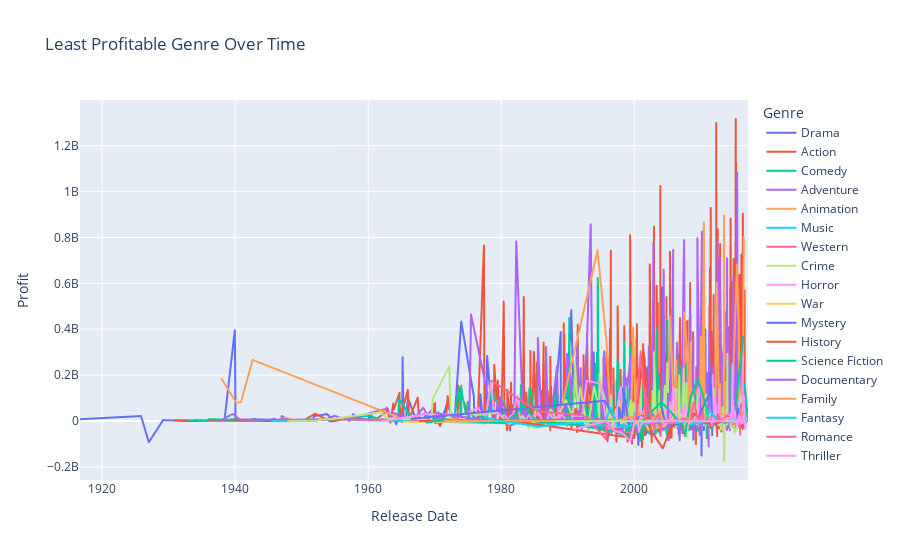

Write notebook code for a chart like this one.
### Code cell
import pandas as pd
import plotly.express as px

# Load the CSV file into a DataFrame
df = pd.read_csv('data/tmdb_5000_movies.csv')

# Define a function to clean up the "genres" column
def clean_genres(genres_str):
    genres_list = genres_str.strip('[]').replace('"', '').split(', ')
    return [genre.strip() for genre in genres_list]

# Apply the clean_genres function to the "genres" column
df['genres'] = df['genres'].apply(clean_genres)

# Convert 'release_date' to datetime data type
df['release_date'] = pd.to_datetime(df['release_date'])

# Calculate profitability for each genre over time
profitability_by_genre_over_time = df.explode('genres').groupby(['release_date', 'genres'])[['revenue', 'budget']].sum().reset_index()
profitability_by_genre_over_time['profit'] = profitability_by_genre_over_time['revenue'] - profitability_by_genre_over_time['budget']

# Find the least profitable genre for each time period
least_profitable_genre_over_time = profitability_by_genre_over_time.loc[profitability_by_genre_over_time.groupby('release_date')['profit'].idxmin()]

# Sort DataFrame by release date
least_profitable_genre_over_time = least_profitable_genre_over_time.sort_values(by='release_date')

# Create line chart using Plotly
fig = px.line(
    least_profitable_genre_over_time,
    x='release_date',
    y='profit',
    color='genres',
    title='Least Profitable Genre Over Time',
    labels={'release_date': 'Release Date', 'profit': 'Profit', 'genres': 'Genre'},
)

fig.show()

### Figure 1 — Plotly figure (JSON) as saved in the notebook; plotly's stock layout.template omitted (floating-point values rounded to 4 significant figures; data arrays with more than 128 entries replaced by an {"elided": "..."} marker saying what was removed)
{"data": [{"hovertemplate": "Genre=Drama<br>Release Date=%{x}<br>Profit=%{y}<extra></extra>", "legendgroup": "Drama", "line": {"color": "#636efa", "dash": "solid"}, "marker": {"symbol": "circle"}, "mode": "lines", "name": "Drama", "showlegend": true, "type": "scattergl", "x": {"elided": "696 str values"}, "xaxis": "x", "y": {"elided": "696 int values"}, "yaxis": "y"}, {"hovertemplate": "Genre=Action<br>Release Date=%{x}<br>Profit=%{y}<extra></extra>", "legendgroup": "Action", "line": {"color": "#EF553B", "dash": "solid"}, "marker": {"symbol": "circle"}, "mode": "lines", "name": "Action", "showlegend": true, "type": "scattergl", "x": {"elided": "770 str values"}, "xaxis": "x", "y": {"elided": "770 int values"}, "yaxis": "y"}, {"hovertemplate": "Genre=Comedy<br>Release Date=%{x}<br>Profit=%{y}<extra></extra>", "legendgroup": "Comedy", "line": {"color": "#00cc96", "dash": "solid"}, "marker": {"symbol": "circle"}, "mode": "lines", "name": "Comedy", "showlegend": true, "type": "scattergl", "x": {"elided": "790 str values"}, "xaxis": "x", "y": {"elided": "790 int values"}, "yaxis": "y"}, {"hovertemplate": "Genre=Adventure<br>Release Date=%{x}<br>Profit=%{y}<extra></extra>", "legendgroup": "Adventure", "line": {"color": "#ab63fa", "dash": "solid"}, "marker": {"symbol": "circle"}, "mode": "lines", "name": "Adventure", "showlegend": true, "type": "scattergl", "x": {"elided": "229 str values"}, "xaxis": "x", "y": {"elided": "229 int values"}, "yaxis": "y"}, {"hovertemplate": "Genre=Animation<br>Release Date=%{x}<br>Profit=%{y}<extra></extra>", "legendgroup": "Animation", "line": {"color": "#FFA15A", "dash": "solid"}, "marker": {"symbol": "circle"}, "mode": "lines", "name": "Animation", "showlegend": true, "type": "scattergl", "x": ["1937-12-20T00:00:00", "1940-02-23T00:00:00", "1940-11-13T00:00:00", "1942-08-14T00:00:00", "1965-12-09T00:00:00", "1981-08-07T00:00:00", "1988-07-16T00:00:00", "1994-06-23T00:00:00", "1995-10-30T00:00:00", "1996-06-21T00:00:00", "1996-07-26T00:00:00", "1996-12-15T00:00:00", "1997-03-26T00:00:00", "1997-11-20T00:00:00", "1998-03-27T00:00:00", "1998-08-28T00:00:00", "1998-11-20T00:00:00", "1999-06-30T00:00:00", "1999-10-30T00:00:00", "2000-03-17T00:00:00", "2000-06-21T00:00:00", "2000-07-26T00:00:00", "2001-01-27T00:00:00", "2002-06-28T00:00:00", "2003-06-13T00:00:00", "2003-11-14T00:00:00", "2004-01-16T00:00:00", "2004-04-02T00:00:00", "2004-07-17T00:00:00", "2004-11-14T00:00:00", "2004-11-19T00:00:00", "2005-03-10T00:00:00", "2005-05-25T00:00:00", "2005-12-16T00:00:00", "2006-04-22T00:00:00", "2006-05-25T00:00:00", "2006-06-15T00:00:00", "2006-09-14T00:00:00", "2007-04-13T00:00:00", "2007-05-23T00:00:00", "2007-06-22T00:00:00", "2007-07-25T00:00:00", "2007-12-13T00:00:00", "2008-03-19T00:00:00", "2008-06-22T00:00:00", "2008-06-25T00:00:00", "2008-07-17T00:00:00", "2008-07-19T00:00:00", "2009-02-05T00:00:00", "2009-02-09T00:00:00", "2009-11-04T00:00:00", "2009-12-08T00:00:00", "2009-12-21T00:00:00", "2010-03-18T00:00:00", "2010-06-16T00:00:00", "2010-07-08T00:00:00", "2010-08-03T00:00:00", "2010-09-17T00:00:00", "2011-02-22T00:00:00", "2011-04-13T00:00:00", "2011-04-29T00:00:00", "2011-11-17T00:00:00", "2012-03-12T00:00:00", "2012-06-06T00:00:00", "2012-10-04T00:00:00", "2012-10-11T00:00:00", "2012-11-21T00:00:00", "2012-12-12T00:00:00", "2013-06-13T00:00:00", "2013-06-25T00:00:00", "2013-07-30T00:00:00", "2013-09-07T00:00:00", "2013-09-26T00:00:00", "2013-10-30T00:00:00", "2014-01-24T00:00:00", "2014-08-07T00:00:00", "2014-08-18T00:00:00", "2015-06-09T00:00:00", "2015-09-21T00:00:00", "2015-10-30T00:00:00", "2015-11-05T00:00:00", "2015-12-30T00:00:00", "2016-05-11T00:00:00", "2016-06-18T00:00:00"], "xaxis": "x", "y": [183437063, 81700000, 81040000, 266589150, 0, -9300000, -7446829, 743241776, 343554033, 138851, 0, -12000000, -28433363, 86804348, -19437854, -47, 70491683, -21000000, 407366869, -5500000, 179834564, 0, 34460850, 0, 0, -11485156, -10000000, -6048539, -20000000, 110161792, 210710455, 185696994, 457680671, 36053787, 263397247, -1040082, 141702264, -8914222, 0, -7300000, 473722818, 452068851, 301366633, -15000000, 341311860, 9125849, 26800345, 145801819, 64596398, 0, 125233863, 162045765, 368140005, -18500000, 866969703, 474513985, 0, 19300000, 0, -15540000, -16478171, 20406466, 58338361, 601921274, -3712212, 5400000, 161941670, -4407494, -51337973, 894761885, 242434178, -12862698, 170384621, 55000000, 0, 0, -5000000, 682611174, 393226958, -8000000, 147233113, -2340714, 276779543, 800958308], "yaxis": "y"}, {"hovertemplate": "Genre=Music<br>Release Date=%{x}<br>Profit=%{y}<extra></extra>", "legendgroup": "Music", "line": {"color": "#19d3f3", "dash": "solid"}, "marker": {"symbol": "circle"}, "mode": "lines", "name": "Music", "showlegend": true, "type": "scattergl", "x": ["1945-08-29T00:00:00", "1948-06-11T00:00:00", "1951-07-13T00:00:00", "1996-12-06T00:00:00", "2002-01-14T00:00:00", "2006-03-17T00:00:00", "2007-03-23T00:00:00", "2008-10-21T00:00:00", "2013-02-07T00:00:00", "2013-09-21T00:00:00", "2013-09-25T00:00:00", "2014-06-05T00:00:00"], "xaxis": "x", "y": [0, -744000, 8700000, -20000000, -200000, 4742066, 20550513, 0, 222000, -3450523, -10027033, 27347013], "yaxis": "y"}, {"hovertemplate": "Genre=Western<br>Release Date=%{x}<br>Profit=%{y}<extra></extra>", "legendgroup": "Western", "line": {"color": "#FF6692", "dash": "solid"}, "marker": {"symbol": "circle"}, "mode": "lines", "name": "Western", "showlegend": true, "type": "scattergl", "x": ["1946-12-31T00:00:00", "1948-08-26T00:00:00", "1949-10-22T00:00:00", "1952-03-27T00:00:00", "1962-04-22T00:00:00", "1964-09-12T00:00:00", "1966-12-23T00:00:00", "1968-07-31T00:00:00", "1968-11-06T00:00:00", "1968-12-21T00:00:00", "1973-04-19T00:00:00", "1973-05-23T00:00:00", "1983-08-19T00:00:00", "2007-09-06T00:00:00", "2011-08-31T00:00:00", "2012-03-15T00:00:00", "2014-06-01T00:00:00", "2015-10-09T00:00:00", "2015-12-11T00:00:00"], "xaxis": "x", "y": [14400000, 6012000, 3800000, 7270000, 4800000, 14300000, 4800000, 5000000, 1165000, 321508, 10200000, 6361217, 0, 15016220, 623528, 0, -1000000, 0, -60000000], "yaxis": "y"}, {"hovertemplate": "Genre=Crime<br>Release Date=%{x}<br>Profit=%{y}<extra></extra>", "legendgroup": "Crime", "line": {"color": "#B6E880", "dash": "solid"}, "marker": {"symbol": "circle"}, "mode": "lines", "name": "Crime", "showlegend": true, "type": "scattergl", "x": {"elided": "213 str values"}, "xaxis": "x", "y": {"elided": "213 int values"}, "yaxis": "y"}, {"hovertemplate": "Genre=Horror<br>Release Date=%{x}<br>Profit=%{y}<extra></extra>", "legendgroup": "Horror", "line": {"color": "#FF97FF", "dash": "solid"}, "marker": {"symbol": "circle"}, "mode": "lines", "name": "Horror", "showlegend": true, "type": "scattergl", "x": {"elided": "181 str values"}, "xaxis": "x", "y": {"elided": "181 int values"}, "yaxis": "y"}, {"hovertemplate": "Genre=War<br>Release Date=%{x}<br>Profit=%{y}<extra></extra>", "legendgroup": "War", "line": {"color": "#FECB52", "dash": "solid"}, "marker": {"symbol": "circle"}, "mode": "lines", "name": "War", "showlegend": true, "type": "scattergl", "x": ["1965-04-07T00:00:00", "1995-12-29T00:00:00", "2001-03-13T00:00:00", "2002-02-15T00:00:00", "2007-01-01T00:00:00"], "xaxis": "x", "y": [-3785127, 0, 28976270, -37712956, -4217898], "yaxis": "y"}, {"hovertemplate": "Genre=Mystery<br>Release Date=%{x}<br>Profit=%{y}<extra></extra>", "legendgroup": "Mystery", "line": {"color": "#636efa", "dash": "solid"}, "marker": {"symbol": "circle"}, "mode": "lines", "name": "Mystery", "showlegend": true, "type": "scattergl", "x": ["1966-07-13T00:00:00", "1995-07-28T00:00:00", "1997-09-07T00:00:00", "1997-09-09T00:00:00", "1997-09-12T00:00:00", "1998-02-27T00:00:00", "1998-06-19T00:00:00", "1999-03-12T00:00:00", "1999-04-16T00:00:00", "2000-04-21T00:00:00", "2000-10-11T00:00:00", "2002-12-13T00:00:00", "2003-09-09T00:00:00", "2004-01-15T00:00:00", "2004-03-12T00:00:00", "2004-09-08T00:00:00", "2007-02-14T00:00:00", "2007-07-20T00:00:00", "2009-09-24T00:00:00", "2009-11-06T00:00:00", "2011-03-30T00:00:00", "2011-06-08T00:00:00", "2011-09-30T00:00:00", "2012-08-27T00:00:00", "2014-04-04T00:00:00", "2014-04-16T00:00:00", "2014-09-03T00:00:00", "2014-09-12T00:00:00", "2015-07-10T00:00:00", "2015-07-30T00:00:00"], "xaxis": "x", "y": [10000000, 88627965, -23467223, 251818, 59423648, 200316, 123198313, -19722700, 2564088, -8891180, 30723096, 0, -11999977, -8800000, 52913171, -20000000, -13069116, 0, 0, 32333295, 115332697, 210095987, -11497660, 0, -3000000, 3039258, -6552846, -4153296, 4523226, 53978653], "yaxis": "y"}, {"hovertemplate": "Genre=History<br>Release Date=%{x}<br>Profit=%{y}<extra></extra>", "legendgroup": "History", "line": {"color": "#EF553B", "dash": "solid"}, "marker": {"symbol": "circle"}, "mode": "lines", "name": "History", "showlegend": true, "type": "scattergl", "x": ["1967-10-05T00:00:00", "1980-05-12T00:00:00", "1999-12-16T00:00:00", "2001-05-21T00:00:00", "2002-06-14T00:00:00", "2004-04-07T00:00:00", "2005-11-09T00:00:00", "2007-08-03T00:00:00", "2008-09-05T00:00:00", "2008-11-26T00:00:00", "2010-09-01T00:00:00", "2010-09-11T00:00:00", "2011-10-21T00:00:00", "2013-12-26T00:00:00"], "xaxis": "x", "y": [0, 5795189, -75000000, 309220945, -37371735, -119180039, -4290845, 0, 0, 34586584, -12000000, -7200000, -14604913, 4309223], "yaxis": "y"}, {"hovertemplate": "Genre=Science Fiction<br>Release Date=%{x}<br>Profit=%{y}<extra></extra>", "legendgroup": "Science Fiction", "line": {"color": "#00cc96", "dash": "solid"}, "marker": {"symbol": "circle"}, "mode": "lines", "name": "Science Fiction", "showlegend": true, "type": "scattergl", "x": ["1968-10-10T00:00:00", "1971-03-12T00:00:00", "1980-09-01T00:00:00", "1983-06-03T00:00:00", "1985-03-15T00:00:00", "1986-01-01T00:00:00", "1988-12-09T00:00:00", "1997-08-15T00:00:00", "1998-02-13T00:00:00", "1999-03-11T00:00:00", "1999-12-17T00:00:00", "2000-03-10T00:00:00", "2004-01-22T00:00:00", "2007-04-05T00:00:00", "2007-08-17T00:00:00", "2008-06-11T00:00:00", "2009-08-05T00:00:00", "2010-11-11T00:00:00", "2010-12-01T00:00:00", "2011-03-13T00:00:00", "2011-10-26T00:00:00", "2013-06-27T00:00:00", "2014-03-15T00:00:00", "2014-09-27T00:00:00", "2015-01-30T00:00:00", "2016-05-18T00:00:00"], "xaxis": "x", "y": [-6500000, 5876563, -7892040, 67567667, 0, -7115337, -6146000, -47640329, -61900000, -33237295, -6300000, -29125385, 83060858, -17982197, -64928486, 103403799, 180819611, 56821036, -787706, -2978000, 0, -1800000, -3399104, 1500000, 20248241, 365934787], "yaxis": "y"}, {"hovertemplate": "Genre=Documentary<br>Release Date=%{x}<br>Profit=%{y}<extra></extra>", "legendgroup": "Documentary", "line": {"color": "#ab63fa", "dash": "solid"}, "marker": {"symbol": "circle"}, "mode": "lines", "name": "Documentary", "showlegend": true, "type": "scattergl", "x": ["1970-03-26T00:00:00", "1978-05-01T00:00:00", "1989-09-01T00:00:00", "1994-09-12T00:00:00", "1997-10-18T00:00:00", "2001-09-20T00:00:00", "2001-12-12T00:00:00", "2002-02-22T00:00:00", "2002-10-09T00:00:00", "2003-01-23T00:00:00", "2003-04-23T00:00:00", "2003-10-19T00:00:00", "2004-04-23T00:00:00", "2004-12-05T00:00:00", "2005-01-15T00:00:00", "2005-01-26T00:00:00", "2005-02-11T00:00:00", "2005-08-05T00:00:00", "2005-11-04T00:00:00", "2006-01-01T00:00:00", "2006-06-26T00:00:00", "2006-08-04T00:00:00", "2006-10-31T00:00:00", "2007-01-19T00:00:00", "2007-05-19T00:00:00", "2007-09-27T00:00:00", "2008-02-12T00:00:00", "2008-09-07T00:00:00", "2008-10-10T00:00:00", "2008-11-14T00:00:00", "2009-09-06T00:00:00", "2009-10-17T00:00:00", "2009-10-28T00:00:00", "2010-04-16T00:00:00", "2010-10-01T00:00:00", "2011-07-29T00:00:00", "2011-08-11T00:00:00", "2011-09-11T00:00:00", "2012-02-24T00:00:00", "2012-05-18T00:00:00", "2012-06-28T00:00:00", "2012-07-09T00:00:00", "2012-07-13T00:00:00", "2012-08-31T00:00:00", "2012-09-28T00:00:00", "2012-11-01T00:00:00", "2013-02-20T00:00:00", "2013-04-20T00:00:00", "2013-05-29T00:00:00", "2013-06-14T00:00:00", "2013-08-28T00:00:00", "2013-11-21T00:00:00", "2014-03-10T00:00:00", "2014-04-26T00:00:00", "2014-06-15T00:00:00", "2014-06-24T00:00:00", "2014-11-15T00:00:00", "2015-01-24T00:00:00", "2015-02-09T00:00:00", "2015-04-17T00:00:00", "2015-07-31T00:00:00", "2015-09-04T00:00:00", "2015-10-13T00:00:00", "2015-12-12T00:00:00"], "xaxis": "x", "y": [33905110, 321952, 6546368, 7130611, 0, 1774000, -15649317, 0, 31564473, 7508524, 0, 1161796, 10000000, 0, 0, 119392239, -1346379, 0, 0, -1000000, 0, 678874, 0, -2000000, 7730842, 0, 0, 0, 0, 0, -2563491, 19406406, -60000000, 0, -2896265, -56000, 9663238, -875000, 345188, 0, 20726956, 0, 30900000, -555425, 0, -113700, 0, 0, 0, -1000000, -10000000, -600000, 0, -913000, -100, 0, 0, 0, -50000, 0, -650000, -3500000, -522360, -2], "yaxis": "y"}, {"hovertemplate": "Genre=Family<br>Release Date=%{x}<br>Profit=%{y}<extra></extra>", "legendgroup": "Family", "line": {"color": "#FFA15A", "dash": "solid"}, "marker": {"symbol": "circle"}, "mode": "lines", "name": "Family", "showlegend": true, "type": "scattergl", "x": ["1971-06-29T00:00:00", "1997-05-02T00:00:00", "2001-07-04T00:00:00", "2001-10-05T00:00:00", "2002-08-02T00:00:00", "2003-11-24T00:00:00", "2004-04-09T00:00:00", "2004-07-09T00:00:00", "2005-09-23T00:00:00", "2005-09-30T00:00:00", "2006-02-24T00:00:00", "2007-08-08T00:00:00", "2010-06-15T00:00:00", "2010-07-30T00:00:00", "2012-08-29T00:00:00", "2012-11-09T00:00:00", "2015-10-20T00:00:00", "2015-10-27T00:00:00", "2016-06-01T00:00:00"], "xaxis": "x", "y": [1000000, 0, 33375151, 5292381, 0, 44646763, -3611233, 0, -7906294, -9568823, 0, 12197398, 0, 27483764, 0, 34153101, -350000, 0, 43345589], "yaxis": "y"}, {"hovertemplate": "Genre=Fantasy<br>Release Date=%{x}<br>Profit=%{y}<extra></extra>", "legendgroup": "Fantasy", "line": {"color": "#19d3f3", "dash": "solid"}, "marker": {"symbol": "circle"}, "mode": "lines", "name": "Fantasy", "showlegend": true, "type": "scattergl", "x": ["1977-06-17T00:00:00", "1980-10-02T00:00:00", "1981-06-26T00:00:00", "1985-06-20T00:00:00", "1990-06-15T00:00:00", "1993-05-01T00:00:00", "1993-08-13T00:00:00", "1993-11-24T00:00:00", "1994-06-17T00:00:00", "1994-10-13T00:00:00", "1995-09-01T00:00:00", "1996-05-31T00:00:00", "1997-07-18T00:00:00", "2005-01-01T00:00:00", "2005-01-25T00:00:00", "2005-03-04T00:00:00", "2008-09-19T00:00:00", "2008-10-03T00:00:00", "2010-07-09T00:00:00", "2010-11-06T00:00:00", "2010-12-03T00:00:00", "2011-03-11T00:00:00", "2012-09-08T00:00:00", "2016-02-25T00:00:00"], "xaxis": "x", "y": [16749142, -5100000, -3889987, -25000000, -8517793, 0, 12938065, -16880006, 0, 4090181, 8, 58267375, -26000000, -50000, -3133001, -7873775, 0, -13000000, -401983, 11993168, -1100000, 47162162, 0, 10680864], "yaxis": "y"}, {"hovertemplate": "Genre=Romance<br>Release Date=%{x}<br>Profit=%{y}<extra></extra>", "legendgroup": "Romance", "line": {"color": "#FF6692", "dash": "solid"}, "marker": {"symbol": "circle"}, "mode": "lines", "name": "Romance", "showlegend": true, "type": "scattergl", "x": ["1978-07-07T00:00:00", "1985-06-28T00:00:00", "1992-03-13T00:00:00", "1993-10-08T00:00:00", "1993-12-25T00:00:00", "1995-10-13T00:00:00", "1995-10-20T00:00:00", "1996-11-15T00:00:00", "1999-09-17T00:00:00", "1999-10-22T00:00:00", "2000-03-23T00:00:00", "2000-12-15T00:00:00", "2001-10-12T00:00:00", "2001-11-01T00:00:00", "2002-09-09T00:00:00", "2003-01-17T00:00:00", "2003-03-07T00:00:00", "2003-08-31T00:00:00", "2003-12-19T00:00:00", "2004-01-09T00:00:00", "2004-10-13T00:00:00", "2005-08-26T00:00:00", "2005-11-23T00:00:00", "2006-04-28T00:00:00", "2006-10-20T00:00:00", "2006-12-07T00:00:00", "2007-05-16T00:00:00", "2008-06-13T00:00:00", "2008-12-10T00:00:00", "2009-09-04T00:00:00", "2010-04-02T00:00:00", "2010-05-07T00:00:00", "2010-07-15T00:00:00", "2010-09-15T00:00:00", "2010-10-15T00:00:00", "2010-12-22T00:00:00", "2011-09-22T00:00:00", "2012-09-14T00:00:00", "2012-09-20T00:00:00", "2013-02-14T00:00:00", "2013-12-18T00:00:00", "2014-09-10T00:00:00", "2014-10-11T00:00:00", "2015-10-02T00:00:00", "2016-01-21T00:00:00"], "xaxis": "x", "y": [175813770, 41410568, 25966555, 201437, -22000000, -79765983, -3877439, -42000000, -50000000, -20000000, 0, 304111707, -7368097, 101069860, -10988950, -34567837, 9726954, 31466789, -65000000, -22999988, 0, -7953834, -8329380, -989982, 0, 0, 11786738, 0, 81019290, 0, 40072596, 0, -3100000, -5544768, -2385227, 5529194, 461947, 0, 20400000, -22000, 24351251, 7618727, -13241672, -6426665, 74343513], "yaxis": "y"}, {"hovertemplate": "Genre=<br>Release Date=%{x}<br>Profit=%{y}<extra></extra>", "legendgroup": "", "line": {"color": "#B6E880", "dash": "solid"}, "marker": {"symbol": "circle"}, "mode": "lines", "name": "", "showlegend": false, "type": "scattergl", "x": ["1988-04-01T00:00:00", "1998-06-11T00:00:00", "2000-05-14T00:00:00", "2000-05-26T00:00:00", "2003-09-12T00:00:00", "2003-11-05T00:00:00", "2004-05-11T00:00:00", "2005-11-25T00:00:00", "2008-01-01T00:00:00", "2012-01-01T00:00:00", "2012-05-03T00:00:00", "2013-02-01T00:00:00", "2014-01-01T00:00:00", "2014-04-15T00:00:00", "2014-05-02T00:00:00", "2014-07-18T00:00:00", "2014-11-20T00:00:00", "2015-01-01T00:00:00", "2015-06-26T00:00:00", "2015-10-23T00:00:00"], "xaxis": "x", "y": [0, 0, 0, 0, -327270, 0, 0, 0, 0, -1200000, 0, 0, 0, 0, 0, 0, 0, 0, 0, 0], "yaxis": "y"}, {"hovertemplate": "Genre=Thriller<br>Release Date=%{x}<br>Profit=%{y}<extra></extra>", "legendgroup": "Thriller", "line": {"color": "#FF97FF", "dash": "solid"}, "marker": {"symbol": "circle"}, "mode": "lines", "name": "Thriller", "showlegend": true, "type": "scattergl", "x": ["1991-01-18T00:00:00", "1995-10-27T00:00:00", "1997-01-31T00:00:00", "1998-01-16T00:00:00", "1999-06-04T00:00:00", "2000-02-03T00:00:00", "2000-02-25T00:00:00", "2000-07-19T00:00:00", "2000-09-08T00:00:00", "2001-03-01T00:00:00", "2001-11-23T00:00:00", "2003-12-12T00:00:00", "2004-09-03T00:00:00", "2005-01-14T00:00:00", "2005-01-19T00:00:00", "2005-03-12T00:00:00", "2007-09-20T00:00:00", "2009-06-01T00:00:00", "2011-08-26T00:00:00", "2011-09-10T00:00:00", "2011-09-28T00:00:00", "2011-10-14T00:00:00", "2012-03-02T00:00:00", "2013-03-11T00:00:00", "2014-07-25T00:00:00", "2014-08-05T00:00:00", "2014-08-08T00:00:00", "2014-09-06T00:00:00", "2014-10-09T00:00:00", "2014-10-10T00:00:00", "2015-01-23T00:00:00", "2015-04-16T00:00:00", "2015-05-21T00:00:00", "2015-07-01T00:00:00", "2015-08-07T00:00:00", "2015-09-30T00:00:00", "2016-02-05T00:00:00", "2016-02-19T00:00:00", "2016-05-05T00:00:00"], "xaxis": "x", "y": [-35000000, 0, -42845460, -50129433, -86002193, 0, -9831030, -9782502, -46374599, -3640020, -5674762, 0, -20392980, 6072209, 5294470, 0, -2046802, 0, -1158267, -13334931, 15042981, -5000000, -448826, 0, 16554855, 0, 0, 0, -9549154, 0, 48425855, 229094, -20000000, -9982528, -3000000, 26181942, -11000000, -7360703, 9930095], "yaxis": "y"}], "layout": {"legend": {"title": {"text": "Genre"}, "tracegroupgap": 0}, "title": {"text": "Least Profitable Genre Over Time"}, "xaxis": {"anchor": "y", "domain": [0, 1], "title": {"text": "Release Date"}}, "yaxis": {"anchor": "x", "domain": [0, 1], "title": {"text": "Profit"}}}}
